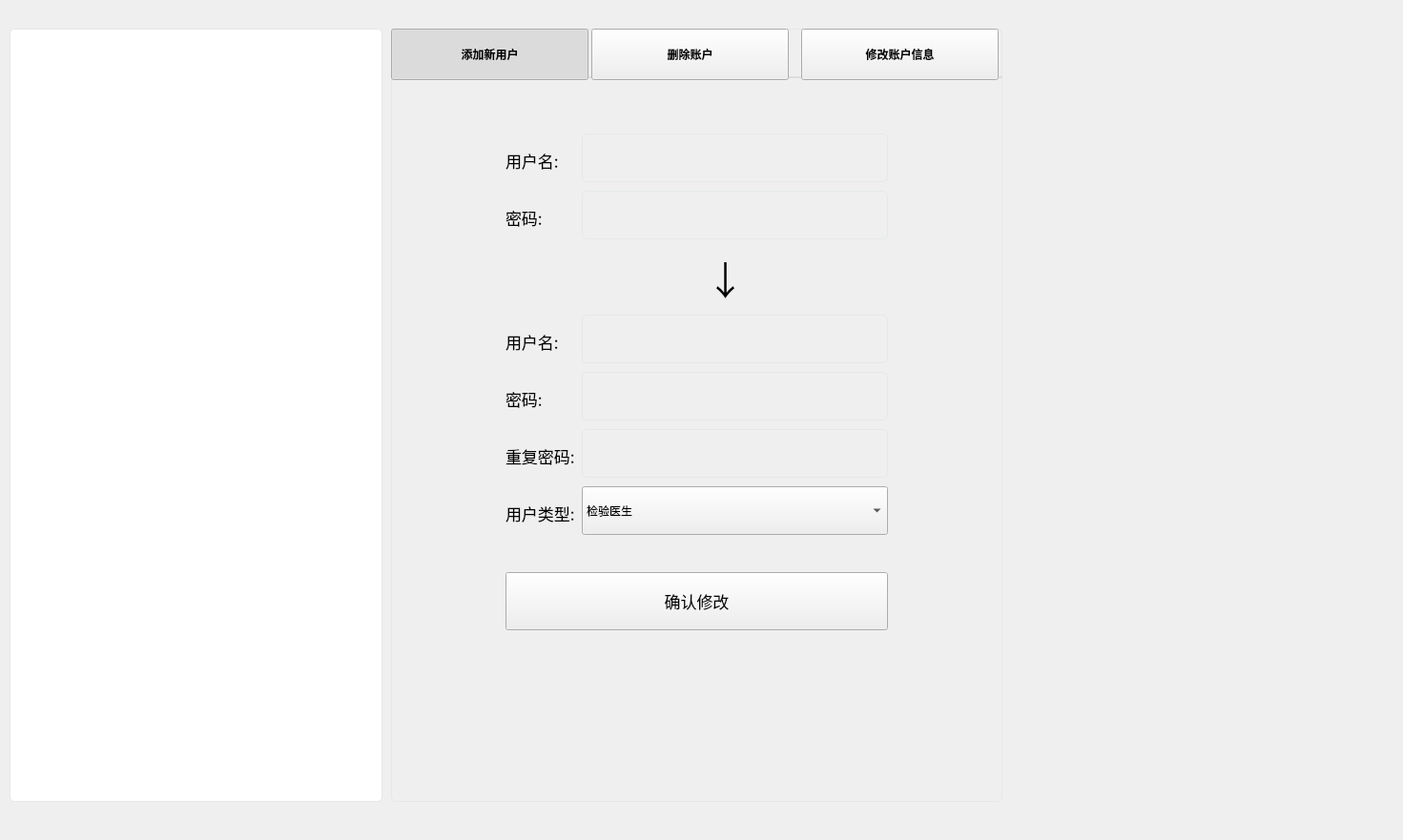
<?xml version="1.0" encoding="UTF-8"?>
<ui version="4.0">
 <class>frmAccountSetting</class>
 <widget class="QWidget" name="frmAccountSetting">
  <property name="geometry">
   <rect>
    <x>0</x>
    <y>0</y>
    <width>1471</width>
    <height>881</height>
   </rect>
  </property>
  <property name="windowTitle">
   <string>Form</string>
  </property>
  <widget class="QWidget" name="widget" native="true">
   <property name="geometry">
    <rect>
     <x>410</x>
     <y>30</y>
     <width>641</width>
     <height>811</height>
    </rect>
   </property>
   <property name="styleSheet">
    <string notr="true">QWidget#widget{
background-color: transparent;
border:1px solid #E4E8EB;
border-radius:5px;
}</string>
   </property>
   <widget class="QWidget" name="wgtTabs_2" native="true">
    <property name="geometry">
     <rect>
      <x>0</x>
      <y>0</y>
      <width>761</width>
      <height>54</height>
     </rect>
    </property>
    <property name="minimumSize">
     <size>
      <width>0</width>
      <height>54</height>
     </size>
    </property>
    <property name="font">
     <font>
      <family>Noto Sans CJK SC</family>
      <pointsize>12</pointsize>
     </font>
    </property>
    <property name="styleSheet">
     <string notr="true">/*.QPushButton{
	font:bold 18px &quot;Noto Sans CJK SC&quot;;
	color:#AAAAAA;
	border:none;
	background-color:transparent;
	border-bottom:5px solid transparent;
}
.QPushButton:checked
{
	color:#444444;
	border-bottom:5px solid rgb();
}*/</string>
    </property>
    <widget class="QPushButton" name="btnMenuAdd">
     <property name="geometry">
      <rect>
       <x>0</x>
       <y>0</y>
       <width>207</width>
       <height>54</height>
      </rect>
     </property>
     <property name="font">
      <font>
       <family>Noto Sans CJK SC</family>
       <weight>75</weight>
       <italic>false</italic>
       <bold>true</bold>
      </font>
     </property>
     <property name="focusPolicy">
      <enum>Qt::NoFocus</enum>
     </property>
     <property name="text">
      <string>添加新用户</string>
     </property>
     <property name="checkable">
      <bool>true</bool>
     </property>
     <property name="checked">
      <bool>true</bool>
     </property>
     <property name="autoExclusive">
      <bool>true</bool>
     </property>
    </widget>
    <widget class="QPushButton" name="btnMenuDel">
     <property name="geometry">
      <rect>
       <x>210</x>
       <y>0</y>
       <width>207</width>
       <height>54</height>
      </rect>
     </property>
     <property name="font">
      <font>
       <family>Noto Sans CJK SC</family>
       <weight>75</weight>
       <italic>false</italic>
       <bold>true</bold>
      </font>
     </property>
     <property name="focusPolicy">
      <enum>Qt::NoFocus</enum>
     </property>
     <property name="text">
      <string>删除账户</string>
     </property>
     <property name="checkable">
      <bool>true</bool>
     </property>
     <property name="checked">
      <bool>false</bool>
     </property>
     <property name="autoExclusive">
      <bool>true</bool>
     </property>
    </widget>
    <widget class="QPushButton" name="btnMenuChange">
     <property name="geometry">
      <rect>
       <x>430</x>
       <y>0</y>
       <width>207</width>
       <height>54</height>
      </rect>
     </property>
     <property name="font">
      <font>
       <family>Noto Sans CJK SC</family>
       <weight>75</weight>
       <italic>false</italic>
       <bold>true</bold>
      </font>
     </property>
     <property name="focusPolicy">
      <enum>Qt::NoFocus</enum>
     </property>
     <property name="text">
      <string>修改账户信息</string>
     </property>
     <property name="checkable">
      <bool>true</bool>
     </property>
     <property name="checked">
      <bool>false</bool>
     </property>
     <property name="autoExclusive">
      <bool>true</bool>
     </property>
    </widget>
   </widget>
   <widget class="QStackedWidget" name="stkAccount">
    <property name="geometry">
     <rect>
      <x>10</x>
      <y>70</y>
      <width>631</width>
      <height>621</height>
     </rect>
    </property>
    <property name="currentIndex">
     <number>2</number>
    </property>
    <widget class="QWidget" name="page">
     <widget class="QComboBox" name="cbxTypeSelectAdd">
      <property name="enabled">
       <bool>true</bool>
      </property>
      <property name="geometry">
       <rect>
        <x>190</x>
        <y>330</y>
        <width>321</width>
        <height>51</height>
       </rect>
      </property>
      <property name="font">
       <font>
        <family>Noto Sans CJK SC</family>
        <weight>50</weight>
        <italic>false</italic>
        <bold>false</bold>
       </font>
      </property>
      <property name="focusPolicy">
       <enum>Qt::ClickFocus</enum>
      </property>
      <property name="styleSheet">
       <string notr="true"/>
      </property>
      <property name="editable">
       <bool>false</bool>
      </property>
      <item>
       <property name="text">
        <string>检验医生</string>
       </property>
      </item>
      <item>
       <property name="text">
        <string>审核医生</string>
       </property>
      </item>
      <item>
       <property name="text">
        <string>工程师</string>
       </property>
      </item>
     </widget>
     <widget class="QLineEdit" name="ldtUserNameAdd">
      <property name="geometry">
       <rect>
        <x>190</x>
        <y>120</y>
        <width>321</width>
        <height>51</height>
       </rect>
      </property>
      <property name="font">
       <font>
        <family>Noto Sans CJK SC</family>
        <pointsize>-1</pointsize>
        <weight>50</weight>
        <italic>false</italic>
        <bold>false</bold>
       </font>
      </property>
      <property name="focusPolicy">
       <enum>Qt::ClickFocus</enum>
      </property>
      <property name="styleSheet">
       <string notr="true">border:1px solid #E4E8EB;border-radius:5px;padding:2px 4px;background-color: transparent;color:#444444;
font:18px &quot;Noto Sans CJK SC&quot;;</string>
      </property>
      <property name="text">
       <string/>
      </property>
      <property name="alignment">
       <set>Qt::AlignCenter</set>
      </property>
     </widget>
     <widget class="QLabel" name="label_5">
      <property name="geometry">
       <rect>
        <x>110</x>
        <y>197</y>
        <width>81</width>
        <height>36</height>
       </rect>
      </property>
      <property name="font">
       <font>
        <family>Noto Sans CJK SC</family>
        <pointsize>13</pointsize>
        <weight>50</weight>
        <bold>false</bold>
       </font>
      </property>
      <property name="focusPolicy">
       <enum>Qt::NoFocus</enum>
      </property>
      <property name="text">
       <string>密码:</string>
      </property>
     </widget>
     <widget class="QLabel" name="label_6">
      <property name="geometry">
       <rect>
        <x>110</x>
        <y>337</y>
        <width>81</width>
        <height>36</height>
       </rect>
      </property>
      <property name="font">
       <font>
        <family>Noto Sans CJK SC</family>
        <pointsize>13</pointsize>
        <weight>50</weight>
        <bold>false</bold>
       </font>
      </property>
      <property name="focusPolicy">
       <enum>Qt::NoFocus</enum>
      </property>
      <property name="text">
       <string>用户类型:</string>
      </property>
     </widget>
     <widget class="QLabel" name="label_4">
      <property name="geometry">
       <rect>
        <x>110</x>
        <y>130</y>
        <width>81</width>
        <height>36</height>
       </rect>
      </property>
      <property name="font">
       <font>
        <family>Noto Sans CJK SC</family>
        <pointsize>13</pointsize>
        <weight>50</weight>
        <bold>false</bold>
       </font>
      </property>
      <property name="focusPolicy">
       <enum>Qt::NoFocus</enum>
      </property>
      <property name="text">
       <string>用户名:</string>
      </property>
     </widget>
     <widget class="QLineEdit" name="ldtPasswordAdd">
      <property name="geometry">
       <rect>
        <x>190</x>
        <y>190</y>
        <width>321</width>
        <height>51</height>
       </rect>
      </property>
      <property name="font">
       <font>
        <family>Noto Sans CJK SC</family>
        <pointsize>-1</pointsize>
        <weight>50</weight>
        <italic>false</italic>
        <bold>false</bold>
       </font>
      </property>
      <property name="focusPolicy">
       <enum>Qt::ClickFocus</enum>
      </property>
      <property name="styleSheet">
       <string notr="true">border:1px solid #E4E8EB;border-radius:5px;padding:2px 4px;background-color: transparent;color:#444444;
font:18px &quot;Noto Sans CJK SC&quot;;</string>
      </property>
      <property name="text">
       <string/>
      </property>
      <property name="echoMode">
       <enum>QLineEdit::Password</enum>
      </property>
      <property name="alignment">
       <set>Qt::AlignCenter</set>
      </property>
     </widget>
     <widget class="QPushButton" name="btnAdd">
      <property name="geometry">
       <rect>
        <x>110</x>
        <y>430</y>
        <width>401</width>
        <height>61</height>
       </rect>
      </property>
      <property name="font">
       <font>
        <family>Noto Sans CJK SC</family>
        <pointsize>13</pointsize>
        <weight>50</weight>
        <bold>false</bold>
        <stylestrategy>PreferDefault</stylestrategy>
       </font>
      </property>
      <property name="focusPolicy">
       <enum>Qt::NoFocus</enum>
      </property>
      <property name="styleSheet">
       <string notr="true"/>
      </property>
      <property name="text">
       <string>新增</string>
      </property>
      <property name="iconSize">
       <size>
        <width>37</width>
        <height>32</height>
       </size>
      </property>
      <property name="checkable">
       <bool>false</bool>
      </property>
      <property name="checked">
       <bool>false</bool>
      </property>
      <property name="autoExclusive">
       <bool>false</bool>
      </property>
     </widget>
     <widget class="QLabel" name="label_28">
      <property name="geometry">
       <rect>
        <x>110</x>
        <y>268</y>
        <width>81</width>
        <height>36</height>
       </rect>
      </property>
      <property name="font">
       <font>
        <family>Noto Sans CJK SC</family>
        <pointsize>13</pointsize>
        <weight>50</weight>
        <bold>false</bold>
       </font>
      </property>
      <property name="focusPolicy">
       <enum>Qt::NoFocus</enum>
      </property>
      <property name="text">
       <string>重复密码:</string>
      </property>
     </widget>
     <widget class="QLineEdit" name="ldtPasswordAgainAdd">
      <property name="geometry">
       <rect>
        <x>190</x>
        <y>260</y>
        <width>321</width>
        <height>51</height>
       </rect>
      </property>
      <property name="font">
       <font>
        <family>Noto Sans CJK SC</family>
        <pointsize>-1</pointsize>
        <weight>50</weight>
        <italic>false</italic>
        <bold>false</bold>
       </font>
      </property>
      <property name="focusPolicy">
       <enum>Qt::ClickFocus</enum>
      </property>
      <property name="styleSheet">
       <string notr="true">border:1px solid #E4E8EB;border-radius:5px;padding:2px 4px;background-color: transparent;color:#444444;
font:18px &quot;Noto Sans CJK SC&quot;;</string>
      </property>
      <property name="text">
       <string/>
      </property>
      <property name="echoMode">
       <enum>QLineEdit::Password</enum>
      </property>
      <property name="alignment">
       <set>Qt::AlignCenter</set>
      </property>
     </widget>
    </widget>
    <widget class="QWidget" name="page_2">
     <widget class="QLineEdit" name="ldtUserNameDel">
      <property name="geometry">
       <rect>
        <x>190</x>
        <y>190</y>
        <width>321</width>
        <height>51</height>
       </rect>
      </property>
      <property name="font">
       <font>
        <family>Noto Sans CJK SC</family>
        <pointsize>-1</pointsize>
        <weight>50</weight>
        <italic>false</italic>
        <bold>false</bold>
       </font>
      </property>
      <property name="focusPolicy">
       <enum>Qt::ClickFocus</enum>
      </property>
      <property name="styleSheet">
       <string notr="true">border:1px solid #E4E8EB;border-radius:5px;padding:2px 4px;background-color: transparent;color:#444444;
font:18px &quot;Noto Sans CJK SC&quot;;</string>
      </property>
      <property name="text">
       <string/>
      </property>
      <property name="alignment">
       <set>Qt::AlignCenter</set>
      </property>
     </widget>
     <widget class="QPushButton" name="btnDel">
      <property name="geometry">
       <rect>
        <x>110</x>
        <y>360</y>
        <width>401</width>
        <height>61</height>
       </rect>
      </property>
      <property name="font">
       <font>
        <family>Noto Sans CJK SC</family>
        <pointsize>13</pointsize>
        <weight>50</weight>
        <bold>false</bold>
        <stylestrategy>PreferDefault</stylestrategy>
       </font>
      </property>
      <property name="focusPolicy">
       <enum>Qt::NoFocus</enum>
      </property>
      <property name="styleSheet">
       <string notr="true"/>
      </property>
      <property name="text">
       <string>删除</string>
      </property>
      <property name="iconSize">
       <size>
        <width>37</width>
        <height>32</height>
       </size>
      </property>
      <property name="checkable">
       <bool>false</bool>
      </property>
      <property name="checked">
       <bool>false</bool>
      </property>
      <property name="autoExclusive">
       <bool>false</bool>
      </property>
     </widget>
     <widget class="QLabel" name="label_20">
      <property name="geometry">
       <rect>
        <x>110</x>
        <y>270</y>
        <width>81</width>
        <height>36</height>
       </rect>
      </property>
      <property name="font">
       <font>
        <family>Noto Sans CJK SC</family>
        <pointsize>13</pointsize>
        <weight>50</weight>
        <bold>false</bold>
       </font>
      </property>
      <property name="focusPolicy">
       <enum>Qt::NoFocus</enum>
      </property>
      <property name="text">
       <string>密码:</string>
      </property>
     </widget>
     <widget class="QLabel" name="label_21">
      <property name="geometry">
       <rect>
        <x>110</x>
        <y>200</y>
        <width>81</width>
        <height>36</height>
       </rect>
      </property>
      <property name="font">
       <font>
        <family>Noto Sans CJK SC</family>
        <pointsize>13</pointsize>
        <weight>50</weight>
        <bold>false</bold>
       </font>
      </property>
      <property name="focusPolicy">
       <enum>Qt::NoFocus</enum>
      </property>
      <property name="text">
       <string>用户名:</string>
      </property>
     </widget>
     <widget class="QLineEdit" name="ldtPasswordDel">
      <property name="geometry">
       <rect>
        <x>190</x>
        <y>260</y>
        <width>321</width>
        <height>51</height>
       </rect>
      </property>
      <property name="font">
       <font>
        <family>Noto Sans CJK SC</family>
        <pointsize>-1</pointsize>
        <weight>50</weight>
        <italic>false</italic>
        <bold>false</bold>
       </font>
      </property>
      <property name="focusPolicy">
       <enum>Qt::ClickFocus</enum>
      </property>
      <property name="styleSheet">
       <string notr="true">border:1px solid #E4E8EB;border-radius:5px;padding:2px 4px;background-color: transparent;color:#444444;
font:18px &quot;Noto Sans CJK SC&quot;;</string>
      </property>
      <property name="text">
       <string/>
      </property>
      <property name="echoMode">
       <enum>QLineEdit::Password</enum>
      </property>
      <property name="alignment">
       <set>Qt::AlignCenter</set>
      </property>
     </widget>
    </widget>
    <widget class="QWidget" name="page_5">
     <widget class="QLabel" name="label_25">
      <property name="geometry">
       <rect>
        <x>110</x>
        <y>50</y>
        <width>101</width>
        <height>36</height>
       </rect>
      </property>
      <property name="font">
       <font>
        <family>Noto Sans CJK SC</family>
        <pointsize>13</pointsize>
        <weight>50</weight>
        <bold>false</bold>
       </font>
      </property>
      <property name="focusPolicy">
       <enum>Qt::NoFocus</enum>
      </property>
      <property name="text">
       <string>用户名:</string>
      </property>
     </widget>
     <widget class="QLineEdit" name="ldtUserNameUpdate">
      <property name="geometry">
       <rect>
        <x>190</x>
        <y>40</y>
        <width>321</width>
        <height>51</height>
       </rect>
      </property>
      <property name="font">
       <font>
        <family>Noto Sans CJK SC</family>
        <pointsize>-1</pointsize>
        <weight>50</weight>
        <italic>false</italic>
        <bold>false</bold>
       </font>
      </property>
      <property name="focusPolicy">
       <enum>Qt::ClickFocus</enum>
      </property>
      <property name="styleSheet">
       <string notr="true">border:1px solid #E4E8EB;border-radius:5px;padding:2px 4px;background-color: transparent;color:#444444;
font:18px &quot;Noto Sans CJK SC&quot;;</string>
      </property>
      <property name="text">
       <string/>
      </property>
      <property name="alignment">
       <set>Qt::AlignCenter</set>
      </property>
     </widget>
     <widget class="QLineEdit" name="ldtUserPasswordUpdate">
      <property name="geometry">
       <rect>
        <x>190</x>
        <y>100</y>
        <width>321</width>
        <height>51</height>
       </rect>
      </property>
      <property name="font">
       <font>
        <family>Noto Sans CJK SC</family>
        <pointsize>-1</pointsize>
        <weight>50</weight>
        <italic>false</italic>
        <bold>false</bold>
       </font>
      </property>
      <property name="focusPolicy">
       <enum>Qt::ClickFocus</enum>
      </property>
      <property name="styleSheet">
       <string notr="true">border:1px solid #E4E8EB;border-radius:5px;padding:2px 4px;background-color: transparent;color:#444444;
font:18px &quot;Noto Sans CJK SC&quot;;</string>
      </property>
      <property name="text">
       <string/>
      </property>
      <property name="echoMode">
       <enum>QLineEdit::Password</enum>
      </property>
      <property name="alignment">
       <set>Qt::AlignCenter</set>
      </property>
     </widget>
     <widget class="QLabel" name="label_26">
      <property name="geometry">
       <rect>
        <x>110</x>
        <y>110</y>
        <width>111</width>
        <height>36</height>
       </rect>
      </property>
      <property name="font">
       <font>
        <family>Noto Sans CJK SC</family>
        <pointsize>13</pointsize>
        <weight>50</weight>
        <bold>false</bold>
       </font>
      </property>
      <property name="focusPolicy">
       <enum>Qt::NoFocus</enum>
      </property>
      <property name="text">
       <string>密码:</string>
      </property>
     </widget>
     <widget class="QLabel" name="label_27">
      <property name="geometry">
       <rect>
        <x>110</x>
        <y>420</y>
        <width>111</width>
        <height>36</height>
       </rect>
      </property>
      <property name="font">
       <font>
        <family>Noto Sans CJK SC</family>
        <pointsize>13</pointsize>
        <weight>50</weight>
        <bold>false</bold>
       </font>
      </property>
      <property name="focusPolicy">
       <enum>Qt::NoFocus</enum>
      </property>
      <property name="text">
       <string>用户类型:</string>
      </property>
     </widget>
     <widget class="QComboBox" name="cbxTypeSelectUpdate">
      <property name="enabled">
       <bool>true</bool>
      </property>
      <property name="geometry">
       <rect>
        <x>190</x>
        <y>410</y>
        <width>321</width>
        <height>51</height>
       </rect>
      </property>
      <property name="font">
       <font>
        <family>Noto Sans CJK SC</family>
        <weight>50</weight>
        <italic>false</italic>
        <bold>false</bold>
       </font>
      </property>
      <property name="focusPolicy">
       <enum>Qt::ClickFocus</enum>
      </property>
      <property name="styleSheet">
       <string notr="true"/>
      </property>
      <property name="editable">
       <bool>false</bool>
      </property>
      <item>
       <property name="text">
        <string>检验医生</string>
       </property>
      </item>
      <item>
       <property name="text">
        <string>审核医生</string>
       </property>
      </item>
      <item>
       <property name="text">
        <string>工程师</string>
       </property>
      </item>
     </widget>
     <widget class="QLineEdit" name="ldtUserNameUpdate2">
      <property name="geometry">
       <rect>
        <x>190</x>
        <y>230</y>
        <width>321</width>
        <height>51</height>
       </rect>
      </property>
      <property name="font">
       <font>
        <family>Noto Sans CJK SC</family>
        <pointsize>-1</pointsize>
        <weight>50</weight>
        <italic>false</italic>
        <bold>false</bold>
       </font>
      </property>
      <property name="focusPolicy">
       <enum>Qt::ClickFocus</enum>
      </property>
      <property name="styleSheet">
       <string notr="true">border:1px solid #E4E8EB;border-radius:5px;padding:2px 4px;background-color: transparent;color:#444444;
font:18px &quot;Noto Sans CJK SC&quot;;</string>
      </property>
      <property name="text">
       <string/>
      </property>
      <property name="alignment">
       <set>Qt::AlignCenter</set>
      </property>
     </widget>
     <widget class="QLabel" name="label_29">
      <property name="geometry">
       <rect>
        <x>110</x>
        <y>300</y>
        <width>111</width>
        <height>36</height>
       </rect>
      </property>
      <property name="font">
       <font>
        <family>Noto Sans CJK SC</family>
        <pointsize>13</pointsize>
        <weight>50</weight>
        <bold>false</bold>
       </font>
      </property>
      <property name="focusPolicy">
       <enum>Qt::NoFocus</enum>
      </property>
      <property name="text">
       <string>密码:</string>
      </property>
     </widget>
     <widget class="QLineEdit" name="ldtUserPasswordUpdate2">
      <property name="geometry">
       <rect>
        <x>190</x>
        <y>290</y>
        <width>321</width>
        <height>51</height>
       </rect>
      </property>
      <property name="font">
       <font>
        <family>Noto Sans CJK SC</family>
        <pointsize>-1</pointsize>
        <weight>50</weight>
        <italic>false</italic>
        <bold>false</bold>
       </font>
      </property>
      <property name="focusPolicy">
       <enum>Qt::ClickFocus</enum>
      </property>
      <property name="styleSheet">
       <string notr="true">border:1px solid #E4E8EB;border-radius:5px;padding:2px 4px;background-color: transparent;color:#444444;
font:18px &quot;Noto Sans CJK SC&quot;;</string>
      </property>
      <property name="text">
       <string/>
      </property>
      <property name="echoMode">
       <enum>QLineEdit::Password</enum>
      </property>
      <property name="alignment">
       <set>Qt::AlignCenter</set>
      </property>
     </widget>
     <widget class="QLabel" name="label_30">
      <property name="geometry">
       <rect>
        <x>110</x>
        <y>240</y>
        <width>101</width>
        <height>36</height>
       </rect>
      </property>
      <property name="font">
       <font>
        <family>Noto Sans CJK SC</family>
        <pointsize>13</pointsize>
        <weight>50</weight>
        <bold>false</bold>
       </font>
      </property>
      <property name="focusPolicy">
       <enum>Qt::NoFocus</enum>
      </property>
      <property name="text">
       <string>用户名:</string>
      </property>
     </widget>
     <widget class="QPushButton" name="btnUpdate">
      <property name="geometry">
       <rect>
        <x>110</x>
        <y>500</y>
        <width>401</width>
        <height>61</height>
       </rect>
      </property>
      <property name="font">
       <font>
        <family>Noto Sans CJK SC</family>
        <pointsize>13</pointsize>
        <weight>50</weight>
        <bold>false</bold>
        <stylestrategy>PreferDefault</stylestrategy>
       </font>
      </property>
      <property name="focusPolicy">
       <enum>Qt::NoFocus</enum>
      </property>
      <property name="styleSheet">
       <string notr="true"/>
      </property>
      <property name="text">
       <string>确认修改</string>
      </property>
      <property name="iconSize">
       <size>
        <width>37</width>
        <height>32</height>
       </size>
      </property>
      <property name="checkable">
       <bool>false</bool>
      </property>
      <property name="checked">
       <bool>false</bool>
      </property>
      <property name="autoExclusive">
       <bool>false</bool>
      </property>
     </widget>
     <widget class="QLabel" name="label_31">
      <property name="geometry">
       <rect>
        <x>320</x>
        <y>160</y>
        <width>41</width>
        <height>61</height>
       </rect>
      </property>
      <property name="font">
       <font>
        <family>Noto Sans CJK SC</family>
        <pointsize>31</pointsize>
        <weight>50</weight>
        <bold>false</bold>
       </font>
      </property>
      <property name="focusPolicy">
       <enum>Qt::NoFocus</enum>
      </property>
      <property name="text">
       <string>↓</string>
      </property>
     </widget>
     <widget class="QLineEdit" name="ldtUserPasswordUpdate3">
      <property name="geometry">
       <rect>
        <x>190</x>
        <y>350</y>
        <width>321</width>
        <height>51</height>
       </rect>
      </property>
      <property name="font">
       <font>
        <family>Noto Sans CJK SC</family>
        <pointsize>-1</pointsize>
        <weight>50</weight>
        <italic>false</italic>
        <bold>false</bold>
       </font>
      </property>
      <property name="focusPolicy">
       <enum>Qt::ClickFocus</enum>
      </property>
      <property name="styleSheet">
       <string notr="true">border:1px solid #E4E8EB;border-radius:5px;padding:2px 4px;background-color: transparent;color:#444444;
font:18px &quot;Noto Sans CJK SC&quot;;</string>
      </property>
      <property name="text">
       <string/>
      </property>
      <property name="echoMode">
       <enum>QLineEdit::Password</enum>
      </property>
      <property name="alignment">
       <set>Qt::AlignCenter</set>
      </property>
     </widget>
     <widget class="QLabel" name="label_32">
      <property name="geometry">
       <rect>
        <x>110</x>
        <y>360</y>
        <width>111</width>
        <height>36</height>
       </rect>
      </property>
      <property name="font">
       <font>
        <family>Noto Sans CJK SC</family>
        <pointsize>13</pointsize>
        <weight>50</weight>
        <bold>false</bold>
       </font>
      </property>
      <property name="focusPolicy">
       <enum>Qt::NoFocus</enum>
      </property>
      <property name="text">
       <string>重复密码:</string>
      </property>
     </widget>
    </widget>
   </widget>
   <widget class="QLineEdit" name="lineEdit">
    <property name="geometry">
     <rect>
      <x>0</x>
      <y>50</y>
      <width>801</width>
      <height>20</height>
     </rect>
    </property>
    <property name="focusPolicy">
     <enum>Qt::NoFocus</enum>
    </property>
    <property name="styleSheet">
     <string notr="true">	border:none;
	background-color:transparent;
	border-top:2px solid #DDDDDD;
</string>
    </property>
   </widget>
   <zorder>lineEdit</zorder>
   <zorder>wgtTabs_2</zorder>
   <zorder>stkAccount</zorder>
  </widget>
  <widget class="QTableWidget" name="tbl_Account">
   <property name="geometry">
    <rect>
     <x>10</x>
     <y>30</y>
     <width>391</width>
     <height>811</height>
    </rect>
   </property>
   <property name="font">
    <font>
     <family>Noto Sans CJK SC</family>
     <pointsize>10</pointsize>
    </font>
   </property>
   <property name="focusPolicy">
    <enum>Qt::NoFocus</enum>
   </property>
   <property name="styleSheet">
    <string notr="true">QHeaderView{
	background-color: transparent;
}
QHeaderView::section {	
	color: #444444;
	font:bold 15px &quot;Noto Sans CJK SC&quot;;
	text-align:left;
	height:40px;
	background-color: transparent;
	border:1px solid #DDDDDD;
	border-left:none;
	border-right:none;
	border-top:none;
}
QTableWidget::Item{
border:0px solid #DDDDDD;
border-bottom:1px solid #DDDDDD;
}

QTableView::item:selected{
        background:#F0E3E3;    
}

QTableWidget{
background-color: white;
border:1px solid #E4E8EB;
border-radius:5px;
}</string>
   </property>
   <property name="horizontalScrollBarPolicy">
    <enum>Qt::ScrollBarAlwaysOff</enum>
   </property>
   <property name="showGrid">
    <bool>false</bool>
   </property>
   <property name="columnCount">
    <number>3</number>
   </property>
   <attribute name="horizontalHeaderVisible">
    <bool>false</bool>
   </attribute>
   <attribute name="horizontalHeaderMinimumSectionSize">
    <number>25</number>
   </attribute>
   <attribute name="horizontalHeaderDefaultSectionSize">
    <number>131</number>
   </attribute>
   <attribute name="horizontalHeaderStretchLastSection">
    <bool>true</bool>
   </attribute>
   <attribute name="verticalHeaderVisible">
    <bool>false</bool>
   </attribute>
   <column>
    <property name="text">
     <string>序号</string>
    </property>
   </column>
   <column>
    <property name="text">
     <string>用户类型</string>
    </property>
   </column>
   <column>
    <property name="text">
     <string>用户名</string>
    </property>
   </column>
  </widget>
 </widget>
 <resources/>
 <connections/>
</ui>
